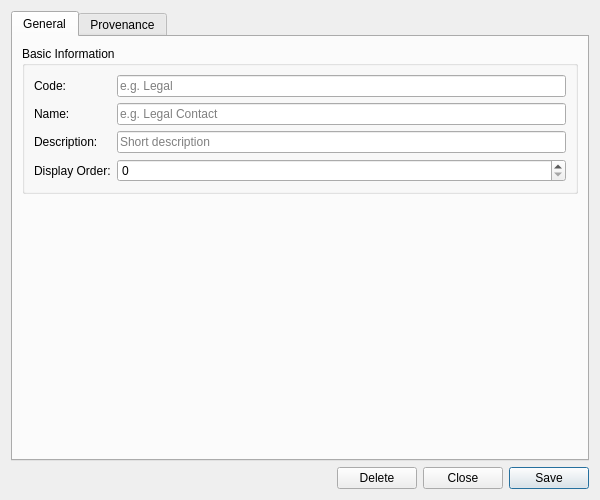
<?xml version="1.0" encoding="UTF-8"?>
<ui version="4.0">
 <class>ContactTypeDetailDialog</class>
 <widget class="QWidget" name="ContactTypeDetailDialog">
  <property name="geometry">
   <rect>
    <x>0</x>
    <y>0</y>
    <width>600</width>
    <height>500</height>
   </rect>
  </property>
  <property name="sizePolicy">
   <sizepolicy hsizetype="Preferred" vsizetype="Preferred">
    <horstretch>0</horstretch>
    <verstretch>0</verstretch>
   </sizepolicy>
  </property>
  <property name="minimumSize">
   <size>
    <width>600</width>
    <height>500</height>
   </size>
  </property>
  <property name="windowTitle">
   <string>Contact Type Details</string>
  </property>
  <layout class="QVBoxLayout" name="verticalLayout">
   <item>
    <widget class="QTabWidget" name="tabWidget">
     <property name="currentIndex"><number>0</number></property>
     <widget class="QWidget" name="generalTab">
      <attribute name="title"><string>General</string></attribute>
      <layout class="QVBoxLayout" name="generalLayout">
       <item>
        <widget class="QGroupBox" name="basicInfoGroup">
         <property name="title">
          <string>Basic Information</string>
         </property>
         <layout class="QFormLayout" name="formLayout">
          <item row="0" column="0">
           <widget class="QLabel" name="labelCode">
            <property name="text">
             <string>Code:</string>
            </property>
           </widget>
          </item>
          <item row="0" column="1">
           <widget class="QLineEdit" name="codeEdit">
            <property name="placeholderText">
             <string>e.g. Legal</string>
            </property>
            <property name="readOnly">
             <bool>true</bool>
            </property>
           </widget>
          </item>
          <item row="1" column="0">
           <widget class="QLabel" name="labelName">
            <property name="text">
             <string>Name:</string>
            </property>
           </widget>
          </item>
          <item row="1" column="1">
           <widget class="QLineEdit" name="nameEdit">
            <property name="placeholderText">
             <string>e.g. Legal Contact</string>
            </property>
           </widget>
          </item>
          <item row="2" column="0">
           <widget class="QLabel" name="labelDescription">
            <property name="text">
             <string>Description:</string>
            </property>
           </widget>
          </item>
          <item row="2" column="1">
           <widget class="QLineEdit" name="descriptionEdit">
            <property name="placeholderText">
             <string>Short description</string>
            </property>
           </widget>
          </item>
          <item row="3" column="0">
           <widget class="QLabel" name="labelDisplayOrder">
            <property name="text">
             <string>Display Order:</string>
            </property>
           </widget>
          </item>
          <item row="3" column="1">
           <widget class="QSpinBox" name="displayOrderEdit">
            <property name="minimum">
             <number>0</number>
            </property>
            <property name="maximum">
             <number>9999</number>
            </property>
           </widget>
          </item>
         </layout>
        </widget>
       </item>
       <item>
        <spacer name="verticalSpacer">
         <property name="orientation">
          <enum>Qt::Vertical</enum>
         </property>
         <property name="sizeHint" stdset="0">
          <size>
           <width>20</width>
           <height>40</height>
          </size>
         </property>
        </spacer>
       </item>
      </layout>
     </widget>
     <widget class="QWidget" name="provenanceTab">
      <attribute name="title"><string>Provenance</string></attribute>
      <layout class="QVBoxLayout" name="provenanceTabLayout">
       <item>
        <widget class="ores::qt::ProvenanceWidget" name="provenanceWidget" native="true"/>
       </item>
      </layout>
     </widget>
    </widget>
   </item>
   <item>
    <layout class="QHBoxLayout" name="buttonLayout">
     <item>
      <spacer name="horizontalSpacer">
       <property name="orientation">
        <enum>Qt::Horizontal</enum>
       </property>
       <property name="sizeHint" stdset="0">
        <size>
         <width>40</width>
         <height>20</height>
        </size>
       </property>
      </spacer>
     </item>
     <item>
      <widget class="QPushButton" name="deleteButton">
       <property name="text">
        <string>Delete</string>
       </property>
      </widget>
     </item>
     <item>
      <widget class="QPushButton" name="closeButton">
       <property name="text">
        <string>Close</string>
       </property>
      </widget>
     </item>
     <item>
      <widget class="QPushButton" name="saveButton">
       <property name="text">
        <string>Save</string>
       </property>
       <property name="default">
        <bool>true</bool>
       </property>
      </widget>
     </item>
    </layout>
   </item>
  </layout>
 </widget>
 <customwidgets>
  <customwidget>
   <class>ores::qt::ProvenanceWidget</class>
   <extends>QWidget</extends>
   <header>ores.qt/ProvenanceWidget.hpp</header>
  </customwidget>
 </customwidgets>
 <resources/>
 <connections/>
</ui>
